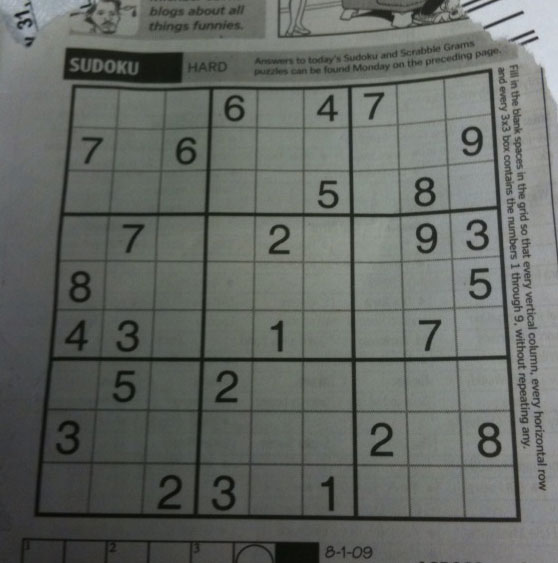
#> input picture sudoku.png, 558 x 563 px, found by its file name
$ python threshold_test1.py
#> lines starting #> are read from the running program, lines starting #| are printed output that depends on the picture; after the words box and inside, x2 and y2 are one past the last pixel; in counts of white or black regions, pixels touching at a corner belong together
import cv2 as cv
import numpy as np
from matplotlib import pyplot as plt
import urllib.request
import os

# 창 생성 (namedWindow)

# 트랙바 생성
# — threshold (0~255, 초기값 127)
# — mode: 0=THRESH_BINARY, 1=THRESH_BINARY_INV

# 반복문
    # 트랙바 값 읽기 (getTrackbarPos)

    # 이진화 적용
    # — mode가 0이면 THRESH_BINARY, 1이면 THRESH_BINARY_INV

    # 원본 | 이진화 결과 나란히 표시
    # — np.hstack([img, thresh]) 또는 np.hstack([img, result])

    # 현재 임계값을 화면에 표시
    # — cv.putText(result, f'Thresh: {value}', ...)


def get_sample(filename):
    if not os.path.exists(filename):
        url = f"https://raw.githubusercontent.com/opencv/opencv/master/samples/data/{filename}"
        urllib.request.urlretrieve(url, filename)
    return filename

# 샘플 이미지 (그레이스케일로 읽기)
img = get_sample('sudoku.png')
img = cv.imread('sudoku.png', cv.IMREAD_GRAYSCALE)
#> img: shape (563, 558); min 7, max 218, mean 101.8

def nothing(x):
    pass

cv.namedWindow('Trackbar')

#cv.createTrackbar('R', 'image', 0, 255, nothing)
#cv.createTrackbar('G', 'image', 0, 255, nothing)
#cv.createTrackbar('B', 'image', 0, 255, nothing)
cv.createTrackbar('H_min', 'Trackbar', 35, 179, nothing)
cv.createTrackbar('H_max', 'Trackbar', 85, 179, nothing)
cv.createTrackbar('S_min', 'Trackbar', 50, 255, nothing)
cv.createTrackbar('S_max', 'Trackbar', 255, 255, nothing)
cv.createTrackbar('V_min', 'Trackbar', 50, 255, nothing)
cv.createTrackbar('V_max', 'Trackbar', 255, 255, nothing)

assert img is not None, "file could not be read, check with os.path.exists()"

ret,thresh1 = cv.threshold(img,20,255,cv.THRESH_BINARY)
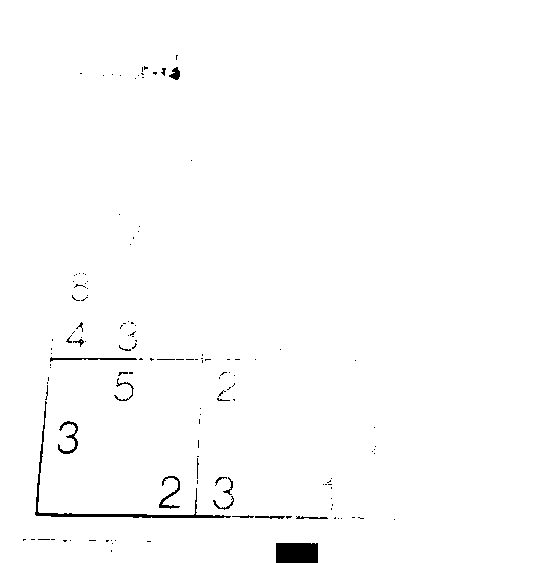
#> thresh1: shape (563, 558); 99% white; 137 black regions (118 under 20 px), largest, box (x1, y1, x2, y2) and area: (35, 401, 231, 518) 850, (276, 543, 318, 563) 838, (58, 421, 78, 454) 190
ret,thresh2 = cv.threshold(img,50,255,cv.THRESH_BINARY_INV)
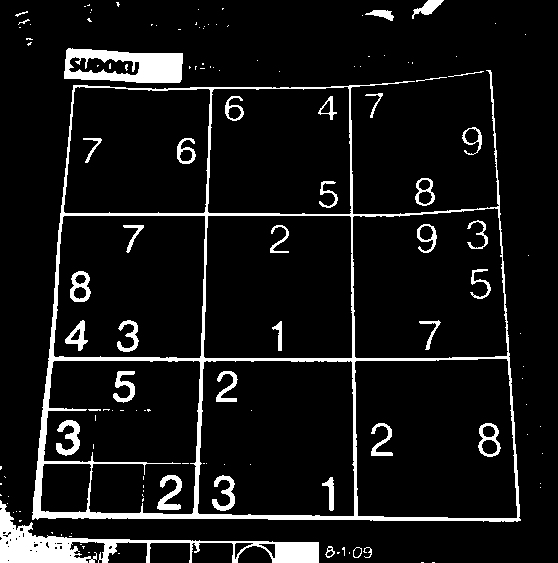
#> thresh2: shape (563, 558); 8.3% white; 135 white regions (96 under 20 px), largest, box (x1, y1, x2, y2) and area: (32, 70, 521, 522) 11717, (0, 500, 319, 563) 4599, (64, 48, 183, 83) 2716


titles = ['Original Image','BINARY','BINARY_INV']
images = [img, thresh1, thresh2]

for i in range(3):
    plt.subplot(2,3,i+1),plt.imshow(images[i],'gray',vmin=0,vmax=255)
    plt.title(titles[i])
    plt.xticks([]),plt.yticks([])


while(1):
    #cv.imshow('image', img)
    frame = img.copy()
#> (the run stopped early here; a loop or call above may not have finished)
